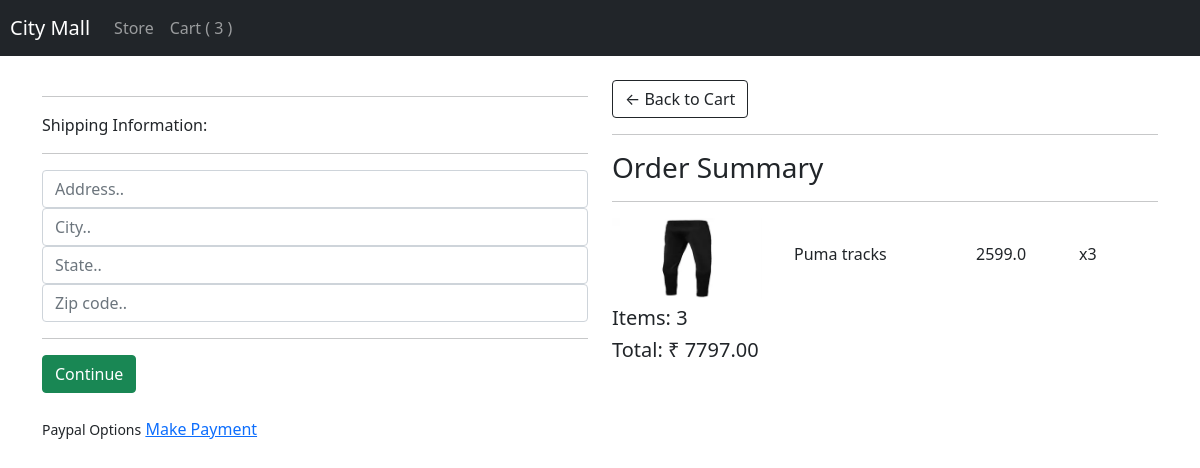
The page /store/checkout (signed in) on the database its author committed.
### store/models.py (models this page shows, shortened)
class OrderItem(models.Model):
    product = models.ForeignKey(Product, on_delete=models.SET_NULL, blank=True , null=True )
    order = models.ForeignKey(Order, on_delete=models.SET_NULL, blank=True , null=True )
    quantity= models.IntegerField(default=0, null=True,blank=True)
    date_added = models.DateTimeField(auto_now_add=True)
    @property
    def get_total(self):
        total =  self.product.price * self.quantity
        return total

class Product(models.Model):
    name= models.CharField(max_length=200 , null=True)
    price=models.FloatField()
    size= models.CharField(max_length=60 ,null=False)
    image= models.ImageField(null=True, blank=True)
    @property
    def imageURL(self):
        try:
            url = self.image.url
        except:
            url = ''
        return url

class Order(models.Model):
    id = models.BigAutoField(primary_key=True)
    customer = models.ForeignKey(Customer, on_delete=models.SET_NULL, blank=True , null=True )
    date_ordered = models.DateTimeField(auto_now_add=True)
    complete= models.BooleanField(default=False, null=True, blank=False)
    transaction_id = models.CharField(max_length=200, null=True)
    def __str__(self):
        return str(self.id)
    @property
    def shipping(self):
        shipping=False
        orderitem = self.orderitem_set.all()
        return shipping
    @property
    def get_cart_total(self):
        orderitem = self.orderitem_set.all()
        total = sum([item.get_total for item in orderitem])
        return total
    @property
    def get_cart_items(self):
        orderitem = self.orderitem_set.all()
        total = sum([item.quantity for item in orderitem])
        return total

### store/views.py (the view)
# urls.py: path('checkout', views.checkout, name="checkout"),
def checkout(request):
    data = cartData(request)
    cartItems = data['cartItems']
    order = data['order']
    items = data['items']
    context = {'items':items , 'order':order,'cartItems':cartItems}
    return render(request, 'checkout.html', context)

### store/models.py (called while the page is built)
    def __str__(self):
        return self.name

### store/utils.py (called while the page is built)
def cartData(request):
    if request.user.is_authenticated:
        customer = request.user.customer
        print(customer)
        order, created = Order.objects.get_or_create(customer=customer,complete=False)
        print(order)
        items = order.orderitem_set.all()
        cartItems = order.get_cart_items
    else:
        cookieData = cookieCart(request)
        cartItems = cookieData['cartItems']
        order = cookieData['order']
        items = cookieData['items']
    return {'cartItems':cartItems,'order':order,'items':items}

### store/templates/checkout.html (shortened to what this page needs)
{% extends 'main.html' %}
{% load static %}
{% block content %}
     <div class="row">
		<div class="col-lg-6">
			<div class="box-element" id="form-wrapper">
				<form id="form">
					<div id="shipping-info">
						<hr>
						<p>Shipping Information:</p>
						<hr>
						<div class="form-field">
							<input class="form-control" type="text" name="address" placeholder="Address..">
						</div>
						<div class="form-field">
							<input class="form-control" type="text" name="city" placeholder="City..">
						</div>
						<div class="form-field">
							<input class="form-control" type="text" name="state" placeholder="State..">
						</div>
						<div class="form-field">
							<input class="form-control" type="text" name="zipcode" placeholder="Zip code..">
						</div>
					</div>
					<hr>
					<input id="form-button" class="btn btn-success btn-block" type="submit" value="Continue">
				</form>
			</div>
			<br>
			<div class="box-element hidden" hidden=true id="payment-info">
				<small>Paypal Options</small>
				<a id="make-payment" target="blank" href='{% url 'pdf_view' %}'>Make Payment</a>
			</div>
		</div>
		<div class="col-lg-6">
			<div class="box-element">
				<a  class="btn btn-outline-dark" href="{% url 'cart' %}">&#x2190; Back to Cart</a>
				<hr>
				<h3>Order Summary</h3>
				<hr>
                {% for item in items %}
				<div class="row cart-row">
					<div style="flex:2"><img class="row-image" src="{{item.product.imageURL}}" style="max-width:150px"></div>
					<div class="my-4" style="flex:2"><p>{{item.product.name}}</p></div>
					<div class="my-4" style="flex:1"><p>{{item.product.price}}</p></div>
					<div class="my-4" style="flex:1"><p>x{{item.quantity}}</p></div>
				</div>
                {% endfor %}
				<h5>Items:   {{order.get_cart_items}}</h5>
				<h5>Total:   ₹ {{order.get_cart_total|floatformat:2}}</h5>
			</div>
		</div>
	</div>
{% endblock content %}

### rows shown on the page
OrderItem: product.imageURL (picture), product.name "Puma tracks", product.price "2599.0", quantity "3"
Order: get_cart_items "3", get_cart_total "7797.00"

### other values the page prints
{{ cartItems }} "3"
